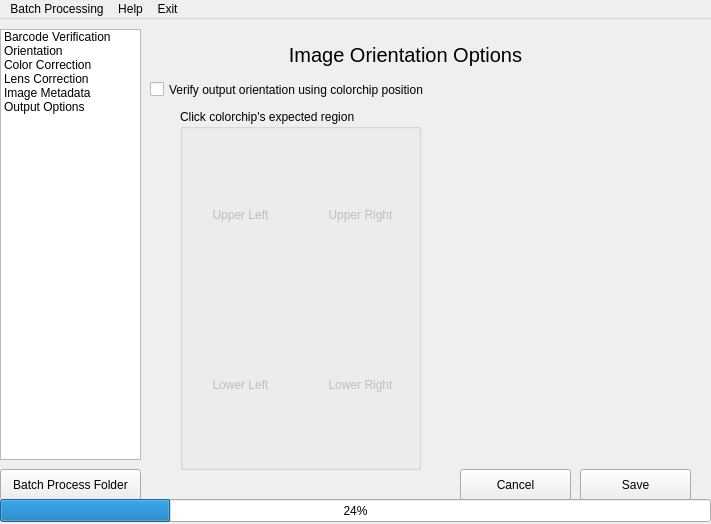
<?xml version="1.0" encoding="UTF-8"?>
<ui version="4.0">
 <class>CAP</class>
 <widget class="QMainWindow" name="CAP">
  <property name="geometry">
   <rect>
    <x>0</x>
    <y>0</y>
    <width>711</width>
    <height>524</height>
   </rect>
  </property>
  <property name="minimumSize">
   <size>
    <width>711</width>
    <height>524</height>
   </size>
  </property>
  <property name="windowTitle">
   <string>CAP  -  Caleb's Automagic Post-processing</string>
  </property>
  <widget class="QWidget" name="centralwidget">
   <widget class="QStackedWidget" name="stackedWidget">
    <property name="geometry">
     <rect>
      <x>140</x>
      <y>0</y>
      <width>551</width>
      <height>451</height>
     </rect>
    </property>
    <property name="currentIndex">
     <number>1</number>
    </property>
    <widget class="QWidget" name="BarcodeOptions">
     <widget class="QLabel" name="stackName">
      <property name="geometry">
       <rect>
        <x>0</x>
        <y>20</y>
        <width>531</width>
        <height>31</height>
       </rect>
      </property>
      <property name="font">
       <font>
        <pointsize>15</pointsize>
       </font>
      </property>
      <property name="layoutDirection">
       <enum>Qt::LeftToRight</enum>
      </property>
      <property name="text">
       <string>Barcode Verification Options</string>
      </property>
      <property name="alignment">
       <set>Qt::AlignCenter</set>
      </property>
     </widget>
     <widget class="QCheckBox" name="patternMatchCheckbox">
      <property name="geometry">
       <rect>
        <x>10</x>
        <y>110</y>
        <width>291</width>
        <height>31</height>
       </rect>
      </property>
      <property name="text">
       <string>Pattern match barcodes first</string>
      </property>
     </widget>
     <widget class="QGroupBox" name="BarcodePatternsGroup">
      <property name="enabled">
       <bool>false</bool>
      </property>
      <property name="geometry">
       <rect>
        <x>10</x>
        <y>140</y>
        <width>281</width>
        <height>291</height>
       </rect>
      </property>
      <property name="title">
       <string>regex pattern list</string>
      </property>
      <property name="checkable">
       <bool>false</bool>
      </property>
      <property name="checked">
       <bool>false</bool>
      </property>
      <widget class="QListWidget" name="knownBarcodePatternListWidget">
       <property name="geometry">
        <rect>
         <x>10</x>
         <y>20</y>
         <width>251</width>
         <height>131</height>
        </rect>
       </property>
       <property name="contextMenuPolicy">
        <enum>Qt::ActionsContextMenu</enum>
       </property>
       <item>
        <property name="text">
         <string>New Item</string>
        </property>
        <property name="flags">
         <set>ItemIsSelectable|ItemIsEditable|ItemIsUserCheckable|ItemIsEnabled</set>
        </property>
       </item>
      </widget>
      <widget class="QGroupBox" name="addByRegexGroupBox">
       <property name="geometry">
        <rect>
         <x>10</x>
         <y>160</y>
         <width>251</width>
         <height>61</height>
        </rect>
       </property>
       <property name="title">
        <string>Add by regex pattern</string>
       </property>
       <widget class="QToolButton" name="addPatternFromRegexEntryButton">
        <property name="geometry">
         <rect>
          <x>150</x>
          <y>20</y>
          <width>101</width>
          <height>31</height>
         </rect>
        </property>
        <property name="focusPolicy">
         <enum>Qt::NoFocus</enum>
        </property>
        <property name="contextMenuPolicy">
         <enum>Qt::DefaultContextMenu</enum>
        </property>
        <property name="layoutDirection">
         <enum>Qt::LeftToRight</enum>
        </property>
        <property name="text">
         <string>Add Pattern</string>
        </property>
       </widget>
       <widget class="QTextEdit" name="regexEntryBox">
        <property name="geometry">
         <rect>
          <x>0</x>
          <y>20</y>
          <width>151</width>
          <height>31</height>
         </rect>
        </property>
       </widget>
      </widget>
      <widget class="QGroupBox" name="addByBarcodgroupBox">
       <property name="geometry">
        <rect>
         <x>10</x>
         <y>220</y>
         <width>251</width>
         <height>61</height>
        </rect>
       </property>
       <property name="title">
        <string>Add Using Barcode</string>
       </property>
       <widget class="QToolButton" name="addPatternFromBarcodeEntryButton">
        <property name="geometry">
         <rect>
          <x>150</x>
          <y>20</y>
          <width>101</width>
          <height>31</height>
         </rect>
        </property>
        <property name="text">
         <string>Add Pattern</string>
        </property>
       </widget>
       <widget class="QTextEdit" name="barcodeEntryBox">
        <property name="geometry">
         <rect>
          <x>0</x>
          <y>20</y>
          <width>151</width>
          <height>31</height>
         </rect>
        </property>
       </widget>
      </widget>
     </widget>
     <widget class="QCheckBox" name="renameOutputImagesCheckbox">
      <property name="geometry">
       <rect>
        <x>10</x>
        <y>80</y>
        <width>261</width>
        <height>31</height>
       </rect>
      </property>
      <property name="text">
       <string>Name output  images by barcode</string>
      </property>
      <property name="checked">
       <bool>true</bool>
      </property>
     </widget>
     <widget class="QCheckBox" name="renameRawImagesCheckbox">
      <property name="geometry">
       <rect>
        <x>10</x>
        <y>50</y>
        <width>261</width>
        <height>31</height>
       </rect>
      </property>
      <property name="text">
       <string>Rename raw  images by barcode</string>
      </property>
      <property name="checked">
       <bool>true</bool>
      </property>
     </widget>
     <zorder>BarcodePatternsGroup</zorder>
     <zorder>stackName</zorder>
     <zorder>patternMatchCheckbox</zorder>
     <zorder>renameOutputImagesCheckbox</zorder>
     <zorder>renameRawImagesCheckbox</zorder>
    </widget>
    <widget class="QWidget" name="OrientationOptions">
     <property name="enabled">
      <bool>true</bool>
     </property>
     <widget class="QCheckBox" name="verifyImageOrientationCheckbox">
      <property name="enabled">
       <bool>true</bool>
      </property>
      <property name="geometry">
       <rect>
        <x>10</x>
        <y>60</y>
        <width>321</width>
        <height>21</height>
       </rect>
      </property>
      <property name="text">
       <string notr="true">Verify output orientation using colorchip position</string>
      </property>
      <property name="checked">
       <bool>false</bool>
      </property>
      <property name="tristate">
       <bool>false</bool>
      </property>
     </widget>
     <widget class="QGroupBox" name="colorchipRegionSelector">
      <property name="enabled">
       <bool>true</bool>
      </property>
      <property name="geometry">
       <rect>
        <x>40</x>
        <y>90</y>
        <width>241</width>
        <height>361</height>
       </rect>
      </property>
      <property name="acceptDrops">
       <bool>false</bool>
      </property>
      <property name="title">
       <string>Click colorchip's expected region</string>
      </property>
      <property name="flat">
       <bool>false</bool>
      </property>
      <property name="checkable">
       <bool>false</bool>
      </property>
      <property name="checked">
       <bool>false</bool>
      </property>
      <widget class="chipRegionClass" name="upperRightOrientationButton">
       <property name="enabled">
        <bool>false</bool>
       </property>
       <property name="geometry">
        <rect>
         <x>120</x>
         <y>20</y>
         <width>121</width>
         <height>171</height>
        </rect>
       </property>
       <property name="autoFillBackground">
        <bool>false</bool>
       </property>
       <property name="text">
        <string>Upper Right</string>
       </property>
       <property name="checkable">
        <bool>true</bool>
       </property>
       <property name="checked">
        <bool>false</bool>
       </property>
       <property name="autoExclusive">
        <bool>true</bool>
       </property>
       <property name="autoDefault">
        <bool>true</bool>
       </property>
       <property name="default">
        <bool>false</bool>
       </property>
       <property name="flat">
        <bool>true</bool>
       </property>
       <property name="regionNum" stdset="0">
        <number>1</number>
       </property>
      </widget>
      <widget class="chipRegionClass" name="lowerRightOrientationButton">
       <property name="enabled">
        <bool>false</bool>
       </property>
       <property name="geometry">
        <rect>
         <x>120</x>
         <y>190</y>
         <width>121</width>
         <height>171</height>
        </rect>
       </property>
       <property name="autoFillBackground">
        <bool>false</bool>
       </property>
       <property name="text">
        <string>Lower Right</string>
       </property>
       <property name="checkable">
        <bool>true</bool>
       </property>
       <property name="checked">
        <bool>false</bool>
       </property>
       <property name="autoExclusive">
        <bool>true</bool>
       </property>
       <property name="autoDefault">
        <bool>false</bool>
       </property>
       <property name="default">
        <bool>false</bool>
       </property>
       <property name="flat">
        <bool>true</bool>
       </property>
       <property name="regionNum" stdset="0">
        <number>4</number>
       </property>
      </widget>
      <widget class="chipRegionClass" name="lowerLeftOrientationButton">
       <property name="enabled">
        <bool>false</bool>
       </property>
       <property name="geometry">
        <rect>
         <x>0</x>
         <y>190</y>
         <width>121</width>
         <height>171</height>
        </rect>
       </property>
       <property name="autoFillBackground">
        <bool>false</bool>
       </property>
       <property name="text">
        <string>Lower Left</string>
       </property>
       <property name="checkable">
        <bool>true</bool>
       </property>
       <property name="checked">
        <bool>false</bool>
       </property>
       <property name="autoExclusive">
        <bool>true</bool>
       </property>
       <property name="autoDefault">
        <bool>false</bool>
       </property>
       <property name="default">
        <bool>false</bool>
       </property>
       <property name="flat">
        <bool>true</bool>
       </property>
       <property name="regionNum" stdset="0">
        <number>3</number>
       </property>
      </widget>
      <widget class="chipRegionClass" name="upperLeftOrientationButton">
       <property name="enabled">
        <bool>false</bool>
       </property>
       <property name="geometry">
        <rect>
         <x>0</x>
         <y>20</y>
         <width>121</width>
         <height>171</height>
        </rect>
       </property>
       <property name="autoFillBackground">
        <bool>false</bool>
       </property>
       <property name="text">
        <string>Upper Left</string>
       </property>
       <property name="checkable">
        <bool>true</bool>
       </property>
       <property name="checked">
        <bool>false</bool>
       </property>
       <property name="autoExclusive">
        <bool>true</bool>
       </property>
       <property name="autoDefault">
        <bool>false</bool>
       </property>
       <property name="default">
        <bool>false</bool>
       </property>
       <property name="flat">
        <bool>true</bool>
       </property>
       <property name="regionNum" stdset="0">
        <string>3</string>
       </property>
      </widget>
     </widget>
     <widget class="QLabel" name="exampleIMG">
      <property name="enabled">
       <bool>true</bool>
      </property>
      <property name="geometry">
       <rect>
        <x>50</x>
        <y>120</y>
        <width>221</width>
        <height>321</height>
       </rect>
      </property>
      <property name="autoFillBackground">
       <bool>false</bool>
      </property>
      <property name="styleSheet">
       <string notr="true">color: rgb(81, 81, 81);
selection-color: rgb(162, 162, 162);
image: url(:/exampleIMG/exampleIMG.jpg);
</string>
      </property>
      <property name="text">
       <string>&lt;html&gt;&lt;head/&gt;&lt;body&gt;&lt;p&gt;&lt;br/&gt;&lt;/p&gt;&lt;/body&gt;&lt;/html&gt;</string>
      </property>
     </widget>
     <widget class="QLabel" name="stackName_2">
      <property name="geometry">
       <rect>
        <x>0</x>
        <y>20</y>
        <width>531</width>
        <height>31</height>
       </rect>
      </property>
      <property name="font">
       <font>
        <pointsize>15</pointsize>
       </font>
      </property>
      <property name="layoutDirection">
       <enum>Qt::LeftToRight</enum>
      </property>
      <property name="text">
       <string>Image Orientation Options</string>
      </property>
      <property name="alignment">
       <set>Qt::AlignCenter</set>
      </property>
     </widget>
     <zorder>exampleIMG</zorder>
     <zorder>colorchipRegionSelector</zorder>
     <zorder>verifyImageOrientationCheckbox</zorder>
     <zorder>stackName_2</zorder>
    </widget>
    <widget class="QWidget" name="ColorCorrectionOptions">
     <property name="enabled">
      <bool>false</bool>
     </property>
     <widget class="QCheckBox" name="checkBox_3">
      <property name="geometry">
       <rect>
        <x>10</x>
        <y>50</y>
        <width>211</width>
        <height>41</height>
       </rect>
      </property>
      <property name="text">
       <string>White balance output images</string>
      </property>
     </widget>
     <widget class="QLabel" name="stackName_3">
      <property name="geometry">
       <rect>
        <x>0</x>
        <y>20</y>
        <width>531</width>
        <height>31</height>
       </rect>
      </property>
      <property name="font">
       <font>
        <pointsize>15</pointsize>
       </font>
      </property>
      <property name="layoutDirection">
       <enum>Qt::LeftToRight</enum>
      </property>
      <property name="text">
       <string>Color Correction Options</string>
      </property>
      <property name="alignment">
       <set>Qt::AlignCenter</set>
      </property>
     </widget>
    </widget>
    <widget class="QWidget" name="LensCorrectionOptions">
     <property name="enabled">
      <bool>false</bool>
     </property>
     <widget class="QCheckBox" name="checkBox_4">
      <property name="geometry">
       <rect>
        <x>10</x>
        <y>50</y>
        <width>291</width>
        <height>41</height>
       </rect>
      </property>
      <property name="text">
       <string>Apply Lens Corrections</string>
      </property>
     </widget>
     <widget class="QLabel" name="stackName_4">
      <property name="geometry">
       <rect>
        <x>0</x>
        <y>20</y>
        <width>531</width>
        <height>31</height>
       </rect>
      </property>
      <property name="font">
       <font>
        <pointsize>15</pointsize>
       </font>
      </property>
      <property name="layoutDirection">
       <enum>Qt::LeftToRight</enum>
      </property>
      <property name="text">
       <string>Lens Correction Options</string>
      </property>
      <property name="alignment">
       <set>Qt::AlignCenter</set>
      </property>
     </widget>
    </widget>
    <widget class="QWidget" name="MetadataOptions">
     <widget class="QCheckBox" name="applyMetadataCheckbox">
      <property name="enabled">
       <bool>true</bool>
      </property>
      <property name="geometry">
       <rect>
        <x>10</x>
        <y>60</y>
        <width>291</width>
        <height>21</height>
       </rect>
      </property>
      <property name="text">
       <string>Apply metadata to raw images</string>
      </property>
     </widget>
     <widget class="QLabel" name="stackName_5">
      <property name="geometry">
       <rect>
        <x>0</x>
        <y>20</y>
        <width>531</width>
        <height>31</height>
       </rect>
      </property>
      <property name="font">
       <font>
        <pointsize>15</pointsize>
       </font>
      </property>
      <property name="layoutDirection">
       <enum>Qt::LeftToRight</enum>
      </property>
      <property name="text">
       <string>Image Metadata Options</string>
      </property>
      <property name="alignment">
       <set>Qt::AlignCenter</set>
      </property>
     </widget>
     <widget class="QGroupBox" name="collectionMetadataGroup">
      <property name="enabled">
       <bool>true</bool>
      </property>
      <property name="geometry">
       <rect>
        <x>10</x>
        <y>110</y>
        <width>541</width>
        <height>331</height>
       </rect>
      </property>
      <property name="title">
       <string>Collection Metadata</string>
      </property>
      <widget class="QLabel" name="collectionName">
       <property name="geometry">
        <rect>
         <x>10</x>
         <y>30</y>
         <width>521</width>
         <height>21</height>
        </rect>
       </property>
       <property name="text">
        <string>Collection Name:</string>
       </property>
      </widget>
      <widget class="QPlainTextEdit" name="collectionNameTextEntryBox">
       <property name="geometry">
        <rect>
         <x>10</x>
         <y>50</y>
         <width>521</width>
         <height>51</height>
        </rect>
       </property>
      </widget>
      <widget class="QPlainTextEdit" name="collectionURLTextEntryBox">
       <property name="geometry">
        <rect>
         <x>10</x>
         <y>120</y>
         <width>521</width>
         <height>51</height>
        </rect>
       </property>
      </widget>
      <widget class="QLabel" name="collectionURL">
       <property name="geometry">
        <rect>
         <x>10</x>
         <y>100</y>
         <width>521</width>
         <height>21</height>
        </rect>
       </property>
       <property name="text">
        <string>Collection URL:</string>
       </property>
      </widget>
      <widget class="QLabel" name="collectionContactEmail">
       <property name="geometry">
        <rect>
         <x>10</x>
         <y>220</y>
         <width>521</width>
         <height>21</height>
        </rect>
       </property>
       <property name="text">
        <string>Contact Email Address:</string>
       </property>
      </widget>
      <widget class="QPlainTextEdit" name="collectionContactEmailTextEntryBox">
       <property name="geometry">
        <rect>
         <x>10</x>
         <y>240</y>
         <width>521</width>
         <height>31</height>
        </rect>
       </property>
      </widget>
      <widget class="QLabel" name="collectionContactName">
       <property name="geometry">
        <rect>
         <x>10</x>
         <y>170</y>
         <width>521</width>
         <height>21</height>
        </rect>
       </property>
       <property name="text">
        <string>Contact Name:</string>
       </property>
      </widget>
      <widget class="QPlainTextEdit" name="collectionContactNameTextEntry">
       <property name="geometry">
        <rect>
         <x>10</x>
         <y>190</y>
         <width>521</width>
         <height>31</height>
        </rect>
       </property>
      </widget>
      <widget class="QLabel" name="collectionContactLicense">
       <property name="geometry">
        <rect>
         <x>10</x>
         <y>270</y>
         <width>521</width>
         <height>21</height>
        </rect>
       </property>
       <property name="text">
        <string>Copywrite License:</string>
       </property>
      </widget>
      <widget class="QPlainTextEdit" name="collectionLicenseTextEntry">
       <property name="geometry">
        <rect>
         <x>10</x>
         <y>290</y>
         <width>521</width>
         <height>31</height>
        </rect>
       </property>
      </widget>
     </widget>
     <widget class="QCheckBox" name="applyMetadataCheckbox_2">
      <property name="enabled">
       <bool>true</bool>
      </property>
      <property name="geometry">
       <rect>
        <x>10</x>
        <y>80</y>
        <width>291</width>
        <height>21</height>
       </rect>
      </property>
      <property name="text">
       <string>Apply metadata to output images</string>
      </property>
     </widget>
    </widget>
    <widget class="QWidget" name="OutputOptions">
     <widget class="QCheckBox" name="checkBox_6">
      <property name="enabled">
       <bool>true</bool>
      </property>
      <property name="geometry">
       <rect>
        <x>10</x>
        <y>70</y>
        <width>291</width>
        <height>31</height>
       </rect>
      </property>
      <property name="text">
       <string>Keep Raw Images</string>
      </property>
      <property name="checked">
       <bool>true</bool>
      </property>
     </widget>
     <widget class="QLabel" name="stackName_6">
      <property name="geometry">
       <rect>
        <x>0</x>
        <y>20</y>
        <width>541</width>
        <height>31</height>
       </rect>
      </property>
      <property name="font">
       <font>
        <pointsize>15</pointsize>
       </font>
      </property>
      <property name="layoutDirection">
       <enum>Qt::LeftToRight</enum>
      </property>
      <property name="text">
       <string>Output Options</string>
      </property>
      <property name="alignment">
       <set>Qt::AlignCenter</set>
      </property>
     </widget>
     <widget class="QGroupBox" name="outputTiffFileGroup">
      <property name="geometry">
       <rect>
        <x>10</x>
        <y>320</y>
        <width>531</width>
        <height>101</height>
       </rect>
      </property>
      <property name="title">
       <string>Output  a TIFF file</string>
      </property>
      <property name="checkable">
       <bool>true</bool>
      </property>
      <property name="checked">
       <bool>false</bool>
      </property>
      <widget class="QToolButton" name="toolButton">
       <property name="geometry">
        <rect>
         <x>10</x>
         <y>60</y>
         <width>31</width>
         <height>31</height>
        </rect>
       </property>
       <property name="text">
        <string>...</string>
       </property>
      </widget>
      <widget class="QLabel" name="outputDirectoryLabel">
       <property name="geometry">
        <rect>
         <x>10</x>
         <y>30</y>
         <width>111</width>
         <height>31</height>
        </rect>
       </property>
       <property name="text">
        <string>TIFF File Directory:</string>
       </property>
      </widget>
      <widget class="QLineEdit" name="tiffFolder">
       <property name="geometry">
        <rect>
         <x>40</x>
         <y>60</y>
         <width>491</width>
         <height>31</height>
        </rect>
       </property>
       <property name="placeholderText">
        <string> if different from input file directory.</string>
       </property>
      </widget>
     </widget>
     <widget class="QGroupBox" name="outputJpgFileGroup">
      <property name="geometry">
       <rect>
        <x>10</x>
        <y>210</y>
        <width>531</width>
        <height>101</height>
       </rect>
      </property>
      <property name="title">
       <string>Output  a JPG file</string>
      </property>
      <property name="checkable">
       <bool>true</bool>
      </property>
      <property name="checked">
       <bool>true</bool>
      </property>
      <widget class="QToolButton" name="toolButton_2">
       <property name="geometry">
        <rect>
         <x>10</x>
         <y>60</y>
         <width>31</width>
         <height>31</height>
        </rect>
       </property>
       <property name="text">
        <string>...</string>
       </property>
      </widget>
      <widget class="QLabel" name="outputDirectoryLabel_2">
       <property name="geometry">
        <rect>
         <x>10</x>
         <y>30</y>
         <width>111</width>
         <height>31</height>
        </rect>
       </property>
       <property name="text">
        <string>JPG File Directory:</string>
       </property>
      </widget>
      <widget class="QLineEdit" name="jpgFolder">
       <property name="geometry">
        <rect>
         <x>40</x>
         <y>60</y>
         <width>491</width>
         <height>31</height>
        </rect>
       </property>
       <property name="placeholderText">
        <string> if different from input file directory.</string>
       </property>
      </widget>
     </widget>
     <widget class="QGroupBox" name="outputRawFileGroup">
      <property name="geometry">
       <rect>
        <x>10</x>
        <y>100</y>
        <width>531</width>
        <height>101</height>
       </rect>
      </property>
      <property name="title">
       <string>Move raw file after post-processing</string>
      </property>
      <property name="checkable">
       <bool>true</bool>
      </property>
      <property name="checked">
       <bool>false</bool>
      </property>
      <widget class="QToolButton" name="toolButton_3">
       <property name="geometry">
        <rect>
         <x>10</x>
         <y>60</y>
         <width>31</width>
         <height>31</height>
        </rect>
       </property>
       <property name="text">
        <string>...</string>
       </property>
      </widget>
      <widget class="QLabel" name="outputDirectoryLabel_3">
       <property name="geometry">
        <rect>
         <x>10</x>
         <y>30</y>
         <width>111</width>
         <height>31</height>
        </rect>
       </property>
       <property name="text">
        <string>Raw File  Directory:</string>
       </property>
      </widget>
      <widget class="QLineEdit" name="rawFolder">
       <property name="geometry">
        <rect>
         <x>40</x>
         <y>60</y>
         <width>491</width>
         <height>31</height>
        </rect>
       </property>
       <property name="placeholderText">
        <string> if different from input file directory.</string>
       </property>
      </widget>
     </widget>
    </widget>
   </widget>
   <widget class="QListWidget" name="listWidget">
    <property name="geometry">
     <rect>
      <x>0</x>
      <y>10</y>
      <width>141</width>
      <height>431</height>
     </rect>
    </property>
    <property name="lineWidth">
     <number>1</number>
    </property>
    <item>
     <property name="text">
      <string>Barcode Verification</string>
     </property>
    </item>
    <item>
     <property name="text">
      <string>Orientation</string>
     </property>
    </item>
    <item>
     <property name="text">
      <string>Color Correction</string>
     </property>
    </item>
    <item>
     <property name="text">
      <string>Lens Correction</string>
     </property>
    </item>
    <item>
     <property name="text">
      <string>Image Metadata</string>
     </property>
    </item>
    <item>
     <property name="text">
      <string>Output Options</string>
     </property>
    </item>
   </widget>
   <widget class="QPushButton" name="pushButton">
    <property name="geometry">
     <rect>
      <x>580</x>
      <y>450</y>
      <width>111</width>
      <height>31</height>
     </rect>
    </property>
    <property name="text">
     <string>Save</string>
    </property>
   </widget>
   <widget class="QPushButton" name="pushButton_2">
    <property name="geometry">
     <rect>
      <x>460</x>
      <y>450</y>
      <width>111</width>
      <height>31</height>
     </rect>
    </property>
    <property name="text">
     <string>Cancel</string>
    </property>
   </widget>
   <widget class="QPushButton" name="pushButton_3">
    <property name="geometry">
     <rect>
      <x>0</x>
      <y>450</y>
      <width>141</width>
      <height>31</height>
     </rect>
    </property>
    <property name="text">
     <string>Batch Process Folder</string>
    </property>
   </widget>
   <widget class="QProgressBar" name="progressBar">
    <property name="geometry">
     <rect>
      <x>0</x>
      <y>480</y>
      <width>711</width>
      <height>23</height>
     </rect>
    </property>
    <property name="value">
     <number>24</number>
    </property>
   </widget>
   <zorder>listWidget</zorder>
   <zorder>stackedWidget</zorder>
   <zorder>pushButton</zorder>
   <zorder>pushButton_2</zorder>
   <zorder>pushButton_3</zorder>
   <zorder>progressBar</zorder>
  </widget>
  <widget class="QMenuBar" name="menubar">
   <property name="geometry">
    <rect>
     <x>0</x>
     <y>0</y>
     <width>711</width>
     <height>22</height>
    </rect>
   </property>
   <property name="defaultUp">
    <bool>false</bool>
   </property>
   <widget class="QMenu" name="menuHelp">
    <property name="title">
     <string>Help</string>
    </property>
    <addaction name="actionAbout"/>
    <addaction name="actionCommandLineHelp"/>
   </widget>
   <widget class="QMenu" name="menuExit">
    <property name="title">
     <string>Exit</string>
    </property>
    <addaction name="actionSaveSettingsAndExit"/>
    <addaction name="actionExitWithoutSavingSettings"/>
   </widget>
   <widget class="QMenu" name="menuBatchProcessing">
    <property name="title">
     <string>Batch Processing</string>
    </property>
    <addaction name="actionProcessAFolder"/>
   </widget>
   <addaction name="menuBatchProcessing"/>
   <addaction name="menuHelp"/>
   <addaction name="menuExit"/>
  </widget>
  <action name="actionAbout">
   <property name="text">
    <string>About</string>
   </property>
  </action>
  <action name="actionSaveSettingsAndExit">
   <property name="text">
    <string>Save Settings and Exit</string>
   </property>
  </action>
  <action name="actionExitWithoutSavingSettings">
   <property name="text">
    <string>Exit Without Saving Settings</string>
   </property>
  </action>
  <action name="actionCommandLineHelp">
   <property name="text">
    <string>Command Line Help</string>
   </property>
  </action>
  <action name="actionProcessAFolder">
   <property name="text">
    <string>Process a Folder</string>
   </property>
  </action>
 </widget>
 <customwidgets>
  <customwidget>
   <class>chipRegionClass</class>
   <extends>QPushButton</extends>
   <header location="global">chipregionclass.h</header>
   <slots>
    <signal>regionNum(int)</signal>
   </slots>
  </customwidget>
 </customwidgets>
 <tabstops>
  <tabstop>listWidget</tabstop>
 </tabstops>
 <resources>
  <include location="../../../../Desktop/Work/bcAudit/settings GUI/exampleIMG.qrc"/>
 </resources>
 <connections>
  <connection>
   <sender>listWidget</sender>
   <signal>currentRowChanged(int)</signal>
   <receiver>stackedWidget</receiver>
   <slot>setCurrentIndex(int)</slot>
   <hints>
    <hint type="sourcelabel">
     <x>95</x>
     <y>287</y>
    </hint>
    <hint type="destinationlabel">
     <x>490</x>
     <y>286</y>
    </hint>
   </hints>
  </connection>
  <connection>
   <sender>addPatternFromRegexEntryButton</sender>
   <signal>clicked()</signal>
   <receiver>CAP</receiver>
   <slot>addRegexPattern()</slot>
   <hints>
    <hint type="sourcelabel">
     <x>360</x>
     <y>324</y>
    </hint>
    <hint type="destinationlabel">
     <x>382</x>
     <y>271</y>
    </hint>
   </hints>
  </connection>
  <connection>
   <sender>addPatternFromBarcodeEntryButton</sender>
   <signal>clicked()</signal>
   <receiver>CAP</receiver>
   <slot>addRegexPatternByBarcode()</slot>
   <hints>
    <hint type="sourcelabel">
     <x>371</x>
     <y>382</y>
    </hint>
    <hint type="destinationlabel">
     <x>731</x>
     <y>433</y>
    </hint>
   </hints>
  </connection>
  <connection>
   <sender>lowerLeftOrientationButton</sender>
   <signal>regionNum(int)</signal>
   <receiver>CAP</receiver>
   <slot>setColorchipRegion(int)</slot>
   <hints>
    <hint type="sourcelabel">
     <x>299</x>
     <y>398</y>
    </hint>
    <hint type="destinationlabel">
     <x>731</x>
     <y>282</y>
    </hint>
   </hints>
  </connection>
  <connection>
   <sender>upperLeftOrientationButton</sender>
   <signal>regionNum(int)</signal>
   <receiver>CAP</receiver>
   <slot>setColorchipRegion(int)</slot>
   <hints>
    <hint type="sourcelabel">
     <x>261</x>
     <y>252</y>
    </hint>
    <hint type="destinationlabel">
     <x>731</x>
     <y>243</y>
    </hint>
   </hints>
  </connection>
  <connection>
   <sender>lowerRightOrientationButton</sender>
   <signal>regionNum(int)</signal>
   <receiver>CAP</receiver>
   <slot>setColorchipRegion(int)</slot>
   <hints>
    <hint type="sourcelabel">
     <x>381</x>
     <y>398</y>
    </hint>
    <hint type="destinationlabel">
     <x>731</x>
     <y>323</y>
    </hint>
   </hints>
  </connection>
  <connection>
   <sender>upperRightOrientationButton</sender>
   <signal>regionNum(int)</signal>
   <receiver>CAP</receiver>
   <slot>setColorchipRegion(int)</slot>
   <hints>
    <hint type="sourcelabel">
     <x>381</x>
     <y>213</y>
    </hint>
    <hint type="destinationlabel">
     <x>731</x>
     <y>204</y>
    </hint>
   </hints>
  </connection>
  <connection>
   <sender>patternMatchCheckbox</sender>
   <signal>toggled(bool)</signal>
   <receiver>BarcodePatternsGroup</receiver>
   <slot>setEnabled(bool)</slot>
   <hints>
    <hint type="sourcelabel">
     <x>253</x>
     <y>118</y>
    </hint>
    <hint type="destinationlabel">
     <x>260</x>
     <y>142</y>
    </hint>
   </hints>
  </connection>
  <connection>
   <sender>verifyImageOrientationCheckbox</sender>
   <signal>toggled(bool)</signal>
   <receiver>colorchipRegionSelector</receiver>
   <slot>setVisible(bool)</slot>
   <hints>
    <hint type="sourcelabel">
     <x>266</x>
     <y>91</y>
    </hint>
    <hint type="destinationlabel">
     <x>287</x>
     <y>140</y>
    </hint>
   </hints>
  </connection>
  <connection>
   <sender>verifyImageOrientationCheckbox</sender>
   <signal>toggled(bool)</signal>
   <receiver>colorchipRegionSelector</receiver>
   <slot>setEnabled(bool)</slot>
   <hints>
    <hint type="sourcelabel">
     <x>318</x>
     <y>85</y>
    </hint>
    <hint type="destinationlabel">
     <x>283</x>
     <y>133</y>
    </hint>
   </hints>
  </connection>
  <connection>
   <sender>verifyImageOrientationCheckbox</sender>
   <signal>toggled(bool)</signal>
   <receiver>upperLeftOrientationButton</receiver>
   <slot>setEnabled(bool)</slot>
   <hints>
    <hint type="sourcelabel">
     <x>385</x>
     <y>85</y>
    </hint>
    <hint type="destinationlabel">
     <x>272</x>
     <y>177</y>
    </hint>
   </hints>
  </connection>
  <connection>
   <sender>verifyImageOrientationCheckbox</sender>
   <signal>toggled(bool)</signal>
   <receiver>upperRightOrientationButton</receiver>
   <slot>setEnabled(bool)</slot>
   <hints>
    <hint type="sourcelabel">
     <x>261</x>
     <y>84</y>
    </hint>
    <hint type="destinationlabel">
     <x>387</x>
     <y>195</y>
    </hint>
   </hints>
  </connection>
  <connection>
   <sender>verifyImageOrientationCheckbox</sender>
   <signal>toggled(bool)</signal>
   <receiver>lowerLeftOrientationButton</receiver>
   <slot>setEnabled(bool)</slot>
   <hints>
    <hint type="sourcelabel">
     <x>241</x>
     <y>86</y>
    </hint>
    <hint type="destinationlabel">
     <x>282</x>
     <y>395</y>
    </hint>
   </hints>
  </connection>
  <connection>
   <sender>verifyImageOrientationCheckbox</sender>
   <signal>toggled(bool)</signal>
   <receiver>lowerRightOrientationButton</receiver>
   <slot>setEnabled(bool)</slot>
   <hints>
    <hint type="sourcelabel">
     <x>237</x>
     <y>88</y>
    </hint>
    <hint type="destinationlabel">
     <x>396</x>
     <y>361</y>
    </hint>
   </hints>
  </connection>
 </connections>
 <slots>
  <signal>currentRegionNum(int)</signal>
  <slot>addRegexPattern()</slot>
  <slot>addRegexPatternByBarcode()</slot>
  <slot>setColorchipRegion(int)</slot>
 </slots>
</ui>
